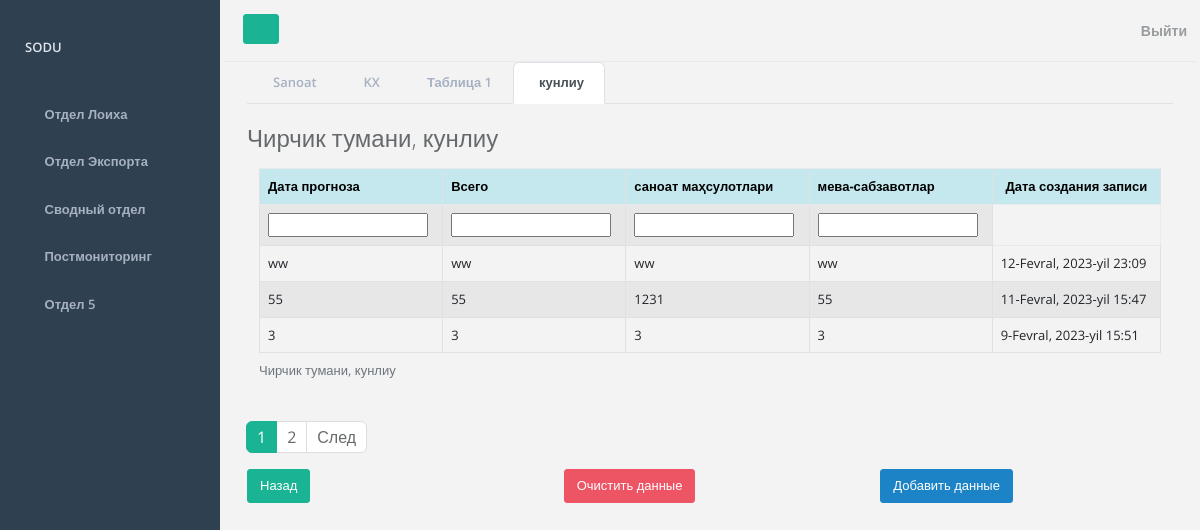
/form/kunliu (signed in), run on an earlier commit of the app's database.
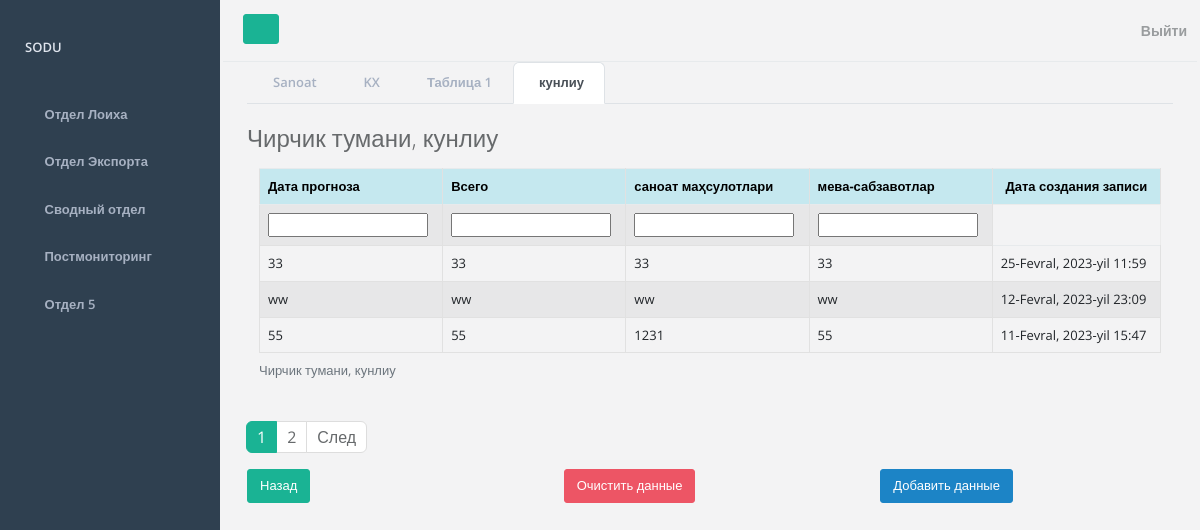
And on a later commit of the database.
### mainapp/models.py (models this page shows, shortened)
class Kunliu(models.Model):
    district = models.ForeignKey(District, on_delete=models.PROTECT, verbose_name="Район")
    sanoat = models.CharField(max_length=255, verbose_name="саноат маҳсулотлари")
    meva_sabz = models.CharField(max_length=255, verbose_name="мева-сабзавотлар")
    overall = models.CharField(default="", max_length=255, verbose_name="всего")
    date_of_forecast = models.CharField(max_length=255, verbose_name="Дата прогноза")
    time_create = models.DateTimeField(auto_now_add=True, verbose_name="Дата создания записи")
    time_update = models.DateTimeField(auto_now=True, verbose_name="Дата обновления записи")
    is_published = models.BooleanField(default=True, verbose_name="Опубликовано")
    class Meta:
        verbose_name = 'Kунлиу'
        verbose_name_plural = 'Kунлиу'
        ordering = ['-time_create']

### mainapp/views.py (the view)
# urls.py: path('form/kunliu', add_data_table_kunliu, name='form_kunliu'),
def add_data_table_kunliu(request):
    return add_data_table_second_department(request, 'kunliu', TableKunliuForm, 'table_kunliu', 'кунлиу')

### mainapp/forms.py
class TableKunliuForm(ModelForm):
    class Meta:
        model = Kunliu
        fields = '__all__'
        exclude = ['district', 'is_published']

### mainapp/models.py (called while the page is built)
    def __str__(self):
        return self.district

### mainapp/utils.py (called while the page is built)
def show_data_table(request, model):
    if request.user.is_authenticated:
        queryset = model.objects.filter(district=request.user.district)
    else:
        return None
    return queryset

def make_context_by_form(data, form, menu, page_obj):
    context = {
        'title': data,
        'form': form,
        'projects_department': menu,
        'page_obj': page_obj
    }
    return context

def paginate_page(request, table_data):
    if not table_data:
        return None                   # можно убрать потом
    paginator = Paginator(table_data, 3)
    page_number = request.GET.get('page')
    page_obj = paginator.get_page(page_number)
    return page_obj

### mainapp/templates/mainapp/forms/second_departament/form_kunliu.html (shortened to what this page needs)
{% extends 'mainapp/data_table/second_departament/kunliu.html' %}
{% block form %}
<div class="container">
    <form action="{% url 'form_kunliu'%}" method="post">
        <tr>
            {% include 'mainapp/forms/components/_form-fields.html' %}
        </tr>
        {% endblock %}
        {% block add_data %}
        {% include 'mainapp/forms/components/_add-info-button.html' %}
        {%endblock%}
{% block export_table %}
{% include 'mainapp/forms/components/_back-button.html' %}
{% endblock %}
{% block view_data%}
{% include 'mainapp/forms/components/_reset-button.html' %}
{% endblock %}

### mainapp/templates/mainapp/data_table/second_departament/kunliu.html (shortened to what this page needs)
{% extends 'mainapp/departments/projects_department.html' %}
{% block table %}
<h2 class="mb-3">
    {% include 'mainapp/data_table/components/table_title.html' %}
</h2>
<div class="container overflow-auto">
    <table class="table table-bordered table-striped">
        <caption>
            {% include 'mainapp/data_table/components/table_title.html' %}
        </caption>
        <tr>
            <th class="table-info">Дата прогноза</th>
            <th class="table-info">Всего</th>
            <th class="table-info">саноат маҳсулотлари</th>
            <th class="table-info">мева-сабзавотлар</th>
             <th class="table-info table-info-time">Дата создания записи</th>
        </tr>
        <tr>
            {% block form %}
            {% endblock %}
        </tr>
        {% for data in page_obj %}
        <tr>
            <td>{{ data.date_of_forecast }}</td>
            <td>{{ data.overall }}</td>
            <td>{{ data.sanoat }}</td>
            <td>{{ data.meva_sabz }}</td>
            <td class="table-time">{{ data.time_create }}</td>
        </tr>
        {%endfor%}
    </table>
</div>
{% include 'mainapp/pagination.html' %}
{% endblock %}

What changed in the data, as far as the page shows it:
no longer on this page (row unchanged): Kunliu: date_of_forecast "3", overall "3", sanoat "3", meva_sabz "3", time_create "9-Fevral, 2023-yil 15:51"
added Kunliu: date_of_forecast "33", overall "33", sanoat "33", meva_sabz "33", time_create "25-Fevral, 2023-yil 11:59"
